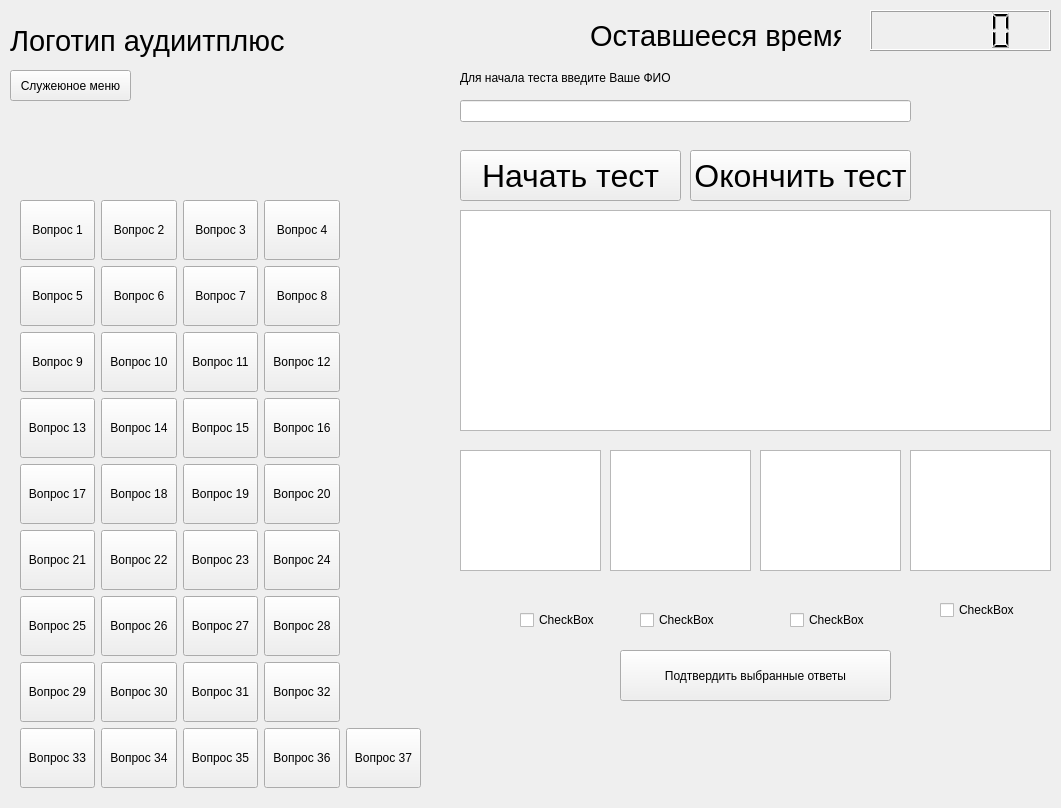
<?xml version="1.0" encoding="UTF-8"?>
<ui version="4.0">
 <class>MainWindow</class>
 <widget class="QMainWindow" name="MainWindow">
  <property name="geometry">
   <rect>
    <x>0</x>
    <y>0</y>
    <width>1061</width>
    <height>808</height>
   </rect>
  </property>
  <property name="windowTitle">
   <string>MainWindow</string>
  </property>
  <widget class="QWidget" name="centralwidget">
   <widget class="QLabel" name="lblicon">
    <property name="geometry">
     <rect>
      <x>10</x>
      <y>10</y>
      <width>281</width>
      <height>61</height>
     </rect>
    </property>
    <property name="font">
     <font>
      <pointsize>22</pointsize>
     </font>
    </property>
    <property name="text">
     <string>Логотип аудиитплюс</string>
    </property>
   </widget>
   <widget class="QPushButton" name="btnstart_test">
    <property name="geometry">
     <rect>
      <x>460</x>
      <y>150</y>
      <width>221</width>
      <height>51</height>
     </rect>
    </property>
    <property name="font">
     <font>
      <pointsize>24</pointsize>
     </font>
    </property>
    <property name="text">
     <string>Начать тест</string>
    </property>
   </widget>
   <widget class="QLabel" name="lblicon_2">
    <property name="geometry">
     <rect>
      <x>590</x>
      <y>20</y>
      <width>251</width>
      <height>31</height>
     </rect>
    </property>
    <property name="font">
     <font>
      <pointsize>22</pointsize>
     </font>
    </property>
    <property name="text">
     <string>Оставшееся время</string>
    </property>
   </widget>
   <widget class="QLCDNumber" name="lcdNumber_timer">
    <property name="geometry">
     <rect>
      <x>870</x>
      <y>10</y>
      <width>181</width>
      <height>41</height>
     </rect>
    </property>
   </widget>
   <widget class="QListWidget" name="list_quest_test">
    <property name="geometry">
     <rect>
      <x>460</x>
      <y>210</y>
      <width>591</width>
      <height>221</height>
     </rect>
    </property>
   </widget>
   <widget class="QCheckBox" name="checkBox_answer_a">
    <property name="geometry">
     <rect>
      <x>520</x>
      <y>610</y>
      <width>79</width>
      <height>20</height>
     </rect>
    </property>
    <property name="text">
     <string>CheckBox</string>
    </property>
   </widget>
   <widget class="QCheckBox" name="checkBox_answer_b">
    <property name="geometry">
     <rect>
      <x>640</x>
      <y>610</y>
      <width>79</width>
      <height>20</height>
     </rect>
    </property>
    <property name="text">
     <string>CheckBox</string>
    </property>
   </widget>
   <widget class="QCheckBox" name="checkBox_answer_c">
    <property name="geometry">
     <rect>
      <x>790</x>
      <y>610</y>
      <width>79</width>
      <height>20</height>
     </rect>
    </property>
    <property name="text">
     <string>CheckBox</string>
    </property>
   </widget>
   <widget class="QCheckBox" name="checkBox_answer_d">
    <property name="geometry">
     <rect>
      <x>940</x>
      <y>600</y>
      <width>79</width>
      <height>20</height>
     </rect>
    </property>
    <property name="text">
     <string>CheckBox</string>
    </property>
   </widget>
   <widget class="QPushButton" name="btnendtest">
    <property name="geometry">
     <rect>
      <x>690</x>
      <y>150</y>
      <width>221</width>
      <height>51</height>
     </rect>
    </property>
    <property name="font">
     <font>
      <pointsize>24</pointsize>
     </font>
    </property>
    <property name="text">
     <string>Окончить тест</string>
    </property>
   </widget>
   <widget class="QListWidget" name="list_answer_d">
    <property name="geometry">
     <rect>
      <x>910</x>
      <y>450</y>
      <width>141</width>
      <height>121</height>
     </rect>
    </property>
   </widget>
   <widget class="QListWidget" name="list_answer_c">
    <property name="geometry">
     <rect>
      <x>760</x>
      <y>450</y>
      <width>141</width>
      <height>121</height>
     </rect>
    </property>
   </widget>
   <widget class="QListWidget" name="list_answer_a">
    <property name="geometry">
     <rect>
      <x>460</x>
      <y>450</y>
      <width>141</width>
      <height>121</height>
     </rect>
    </property>
   </widget>
   <widget class="QPushButton" name="btn_accept_answer">
    <property name="geometry">
     <rect>
      <x>620</x>
      <y>650</y>
      <width>271</width>
      <height>51</height>
     </rect>
    </property>
    <property name="text">
     <string>Подтвердить выбранные ответы</string>
    </property>
   </widget>
   <widget class="QPushButton" name="btn_go_menu">
    <property name="geometry">
     <rect>
      <x>10</x>
      <y>70</y>
      <width>121</width>
      <height>31</height>
     </rect>
    </property>
    <property name="text">
     <string>Служеюное меню</string>
    </property>
   </widget>
   <widget class="QLabel" name="label">
    <property name="geometry">
     <rect>
      <x>460</x>
      <y>70</y>
      <width>211</width>
      <height>16</height>
     </rect>
    </property>
    <property name="text">
     <string>Для начала теста введите Ваше ФИО</string>
    </property>
   </widget>
   <widget class="QLineEdit" name="lineEdit">
    <property name="geometry">
     <rect>
      <x>460</x>
      <y>100</y>
      <width>451</width>
      <height>22</height>
     </rect>
    </property>
   </widget>
   <widget class="QWidget" name="">
    <property name="geometry">
     <rect>
      <x>20</x>
      <y>200</y>
      <width>401</width>
      <height>590</height>
     </rect>
    </property>
    <layout class="QGridLayout" name="gridLayout">
     <item row="0" column="0">
      <widget class="QPushButton" name="btn_quest_1">
       <property name="minimumSize">
        <size>
         <width>60</width>
         <height>60</height>
        </size>
       </property>
       <property name="text">
        <string>Вопрос 1</string>
       </property>
      </widget>
     </item>
     <item row="0" column="1">
      <widget class="QPushButton" name="btn_quest_2">
       <property name="minimumSize">
        <size>
         <width>60</width>
         <height>60</height>
        </size>
       </property>
       <property name="text">
        <string>Вопрос 2</string>
       </property>
      </widget>
     </item>
     <item row="0" column="2">
      <widget class="QPushButton" name="btn_quest_3">
       <property name="minimumSize">
        <size>
         <width>60</width>
         <height>60</height>
        </size>
       </property>
       <property name="text">
        <string>Вопрос 3</string>
       </property>
      </widget>
     </item>
     <item row="0" column="3">
      <widget class="QPushButton" name="btn_quest_4">
       <property name="minimumSize">
        <size>
         <width>60</width>
         <height>60</height>
        </size>
       </property>
       <property name="text">
        <string>Вопрос 4</string>
       </property>
      </widget>
     </item>
     <item row="1" column="0">
      <widget class="QPushButton" name="btn_quest_5">
       <property name="minimumSize">
        <size>
         <width>60</width>
         <height>60</height>
        </size>
       </property>
       <property name="text">
        <string>Вопрос 5</string>
       </property>
      </widget>
     </item>
     <item row="1" column="1">
      <widget class="QPushButton" name="btn_quest_6">
       <property name="minimumSize">
        <size>
         <width>60</width>
         <height>60</height>
        </size>
       </property>
       <property name="text">
        <string>Вопрос 6</string>
       </property>
      </widget>
     </item>
     <item row="1" column="2">
      <widget class="QPushButton" name="btn_quest_7">
       <property name="minimumSize">
        <size>
         <width>60</width>
         <height>60</height>
        </size>
       </property>
       <property name="text">
        <string>Вопрос 7</string>
       </property>
      </widget>
     </item>
     <item row="1" column="3">
      <widget class="QPushButton" name="btn_quest_8">
       <property name="minimumSize">
        <size>
         <width>60</width>
         <height>60</height>
        </size>
       </property>
       <property name="text">
        <string>Вопрос 8</string>
       </property>
      </widget>
     </item>
     <item row="2" column="0">
      <widget class="QPushButton" name="btn_quest_9">
       <property name="minimumSize">
        <size>
         <width>60</width>
         <height>60</height>
        </size>
       </property>
       <property name="text">
        <string>Вопрос 9</string>
       </property>
      </widget>
     </item>
     <item row="2" column="1">
      <widget class="QPushButton" name="btn_quest_10">
       <property name="minimumSize">
        <size>
         <width>60</width>
         <height>60</height>
        </size>
       </property>
       <property name="text">
        <string>Вопрос 10</string>
       </property>
      </widget>
     </item>
     <item row="2" column="2">
      <widget class="QPushButton" name="btn_quest_11">
       <property name="minimumSize">
        <size>
         <width>60</width>
         <height>60</height>
        </size>
       </property>
       <property name="text">
        <string>Вопрос 11</string>
       </property>
      </widget>
     </item>
     <item row="2" column="3">
      <widget class="QPushButton" name="btn_quest_12">
       <property name="minimumSize">
        <size>
         <width>60</width>
         <height>60</height>
        </size>
       </property>
       <property name="text">
        <string>Вопрос 12</string>
       </property>
      </widget>
     </item>
     <item row="3" column="0">
      <widget class="QPushButton" name="btn_quest_13">
       <property name="minimumSize">
        <size>
         <width>60</width>
         <height>60</height>
        </size>
       </property>
       <property name="text">
        <string>Вопрос 13</string>
       </property>
      </widget>
     </item>
     <item row="3" column="1">
      <widget class="QPushButton" name="btn_quest_14">
       <property name="minimumSize">
        <size>
         <width>60</width>
         <height>60</height>
        </size>
       </property>
       <property name="text">
        <string>Вопрос 14</string>
       </property>
      </widget>
     </item>
     <item row="3" column="2">
      <widget class="QPushButton" name="btn_quest_15">
       <property name="minimumSize">
        <size>
         <width>60</width>
         <height>60</height>
        </size>
       </property>
       <property name="text">
        <string>Вопрос 15</string>
       </property>
      </widget>
     </item>
     <item row="3" column="3">
      <widget class="QPushButton" name="btn_quest_16">
       <property name="minimumSize">
        <size>
         <width>60</width>
         <height>60</height>
        </size>
       </property>
       <property name="text">
        <string>Вопрос 16</string>
       </property>
      </widget>
     </item>
     <item row="4" column="0">
      <widget class="QPushButton" name="btn_quest_17">
       <property name="minimumSize">
        <size>
         <width>60</width>
         <height>60</height>
        </size>
       </property>
       <property name="text">
        <string>Вопрос 17</string>
       </property>
      </widget>
     </item>
     <item row="4" column="1">
      <widget class="QPushButton" name="btn_quest_18">
       <property name="minimumSize">
        <size>
         <width>60</width>
         <height>60</height>
        </size>
       </property>
       <property name="text">
        <string>Вопрос 18</string>
       </property>
      </widget>
     </item>
     <item row="4" column="2">
      <widget class="QPushButton" name="btn_quest_19">
       <property name="minimumSize">
        <size>
         <width>60</width>
         <height>60</height>
        </size>
       </property>
       <property name="text">
        <string>Вопрос 19</string>
       </property>
      </widget>
     </item>
     <item row="4" column="3">
      <widget class="QPushButton" name="btn_quest_20">
       <property name="minimumSize">
        <size>
         <width>60</width>
         <height>60</height>
        </size>
       </property>
       <property name="text">
        <string>Вопрос 20</string>
       </property>
      </widget>
     </item>
     <item row="5" column="0">
      <widget class="QPushButton" name="btn_quest_21">
       <property name="minimumSize">
        <size>
         <width>60</width>
         <height>60</height>
        </size>
       </property>
       <property name="text">
        <string>Вопрос 21</string>
       </property>
      </widget>
     </item>
     <item row="5" column="1">
      <widget class="QPushButton" name="btn_quest_22">
       <property name="minimumSize">
        <size>
         <width>60</width>
         <height>60</height>
        </size>
       </property>
       <property name="text">
        <string>Вопрос 22</string>
       </property>
      </widget>
     </item>
     <item row="5" column="2">
      <widget class="QPushButton" name="btn_quest_23">
       <property name="minimumSize">
        <size>
         <width>60</width>
         <height>60</height>
        </size>
       </property>
       <property name="text">
        <string>Вопрос 23</string>
       </property>
      </widget>
     </item>
     <item row="5" column="3">
      <widget class="QPushButton" name="btn_quest_24">
       <property name="minimumSize">
        <size>
         <width>60</width>
         <height>60</height>
        </size>
       </property>
       <property name="text">
        <string>Вопрос 24</string>
       </property>
      </widget>
     </item>
     <item row="6" column="0">
      <widget class="QPushButton" name="btn_quest_25">
       <property name="minimumSize">
        <size>
         <width>60</width>
         <height>60</height>
        </size>
       </property>
       <property name="text">
        <string>Вопрос 25</string>
       </property>
      </widget>
     </item>
     <item row="6" column="1">
      <widget class="QPushButton" name="btn_quest_26">
       <property name="minimumSize">
        <size>
         <width>60</width>
         <height>60</height>
        </size>
       </property>
       <property name="text">
        <string>Вопрос 26</string>
       </property>
      </widget>
     </item>
     <item row="6" column="2">
      <widget class="QPushButton" name="btn_quest_27">
       <property name="minimumSize">
        <size>
         <width>60</width>
         <height>60</height>
        </size>
       </property>
       <property name="text">
        <string>Вопрос 27</string>
       </property>
      </widget>
     </item>
     <item row="6" column="3">
      <widget class="QPushButton" name="btn_quest_28">
       <property name="minimumSize">
        <size>
         <width>60</width>
         <height>60</height>
        </size>
       </property>
       <property name="text">
        <string>Вопрос 28</string>
       </property>
      </widget>
     </item>
     <item row="7" column="0">
      <widget class="QPushButton" name="btn_quest_29">
       <property name="minimumSize">
        <size>
         <width>60</width>
         <height>60</height>
        </size>
       </property>
       <property name="text">
        <string>Вопрос 29</string>
       </property>
      </widget>
     </item>
     <item row="7" column="1">
      <widget class="QPushButton" name="btn_quest_30">
       <property name="minimumSize">
        <size>
         <width>60</width>
         <height>60</height>
        </size>
       </property>
       <property name="text">
        <string>Вопрос 30</string>
       </property>
      </widget>
     </item>
     <item row="7" column="2">
      <widget class="QPushButton" name="btn_quest_31">
       <property name="minimumSize">
        <size>
         <width>60</width>
         <height>60</height>
        </size>
       </property>
       <property name="text">
        <string>Вопрос 31</string>
       </property>
      </widget>
     </item>
     <item row="7" column="3">
      <widget class="QPushButton" name="btn_quest_32">
       <property name="minimumSize">
        <size>
         <width>60</width>
         <height>60</height>
        </size>
       </property>
       <property name="text">
        <string>Вопрос 32</string>
       </property>
      </widget>
     </item>
     <item row="8" column="0">
      <widget class="QPushButton" name="btn_quest_33">
       <property name="minimumSize">
        <size>
         <width>60</width>
         <height>60</height>
        </size>
       </property>
       <property name="text">
        <string>Вопрос 33</string>
       </property>
      </widget>
     </item>
     <item row="8" column="1">
      <widget class="QPushButton" name="btn_quest_34">
       <property name="minimumSize">
        <size>
         <width>60</width>
         <height>60</height>
        </size>
       </property>
       <property name="text">
        <string>Вопрос 34</string>
       </property>
      </widget>
     </item>
     <item row="8" column="2">
      <widget class="QPushButton" name="btn_quest_35">
       <property name="minimumSize">
        <size>
         <width>60</width>
         <height>60</height>
        </size>
       </property>
       <property name="text">
        <string>Вопрос 35</string>
       </property>
      </widget>
     </item>
     <item row="8" column="3">
      <widget class="QPushButton" name="btn_quest_36">
       <property name="minimumSize">
        <size>
         <width>60</width>
         <height>60</height>
        </size>
       </property>
       <property name="text">
        <string>Вопрос 36</string>
       </property>
      </widget>
     </item>
     <item row="8" column="4">
      <widget class="QPushButton" name="btn_quest_37">
       <property name="minimumSize">
        <size>
         <width>60</width>
         <height>60</height>
        </size>
       </property>
       <property name="text">
        <string>Вопрос 37</string>
       </property>
      </widget>
     </item>
    </layout>
   </widget>
   <widget class="QListWidget" name="list_answer_b">
    <property name="geometry">
     <rect>
      <x>610</x>
      <y>450</y>
      <width>141</width>
      <height>121</height>
     </rect>
    </property>
   </widget>
  </widget>
 </widget>
 <resources/>
 <connections/>
</ui>
